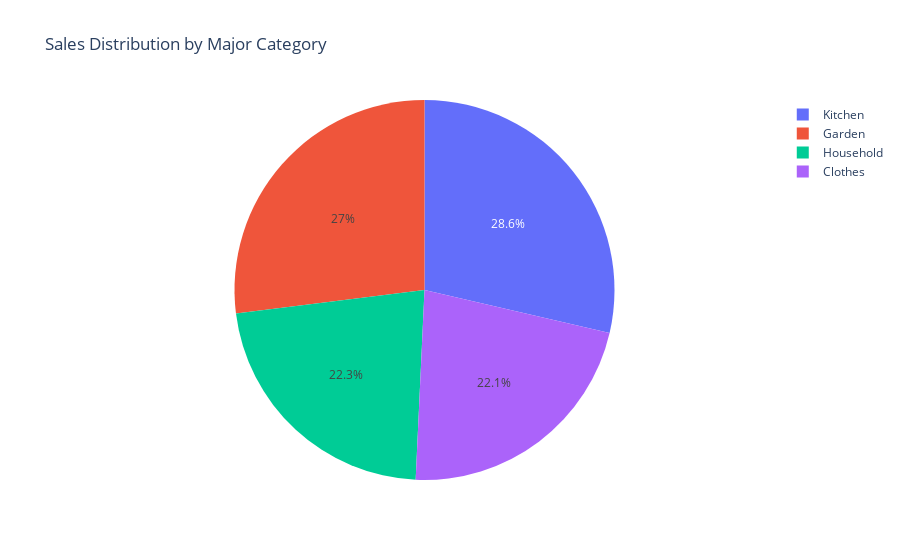

The notebook cell saved with this chart:
### Code cell
fig=px.pie(df, names='Major_Category',values='OrderValue', title='Sales Distribution by Major Category')
fig.show()

### Figure 1 — Plotly figure (JSON) as saved in the notebook; plotly's stock layout.template omitted (floating-point values rounded to 4 significant figures; data arrays with more than 128 entries replaced by an {"elided": "..."} marker saying what was removed)
{"data": [{"domain": {"x": [0, 1], "y": [0, 1]}, "hovertemplate": "Major_Category=%{label}<br>OrderValue=%{value}<extra></extra>", "labels": {"elided": "700 str values"}, "legendgroup": "", "name": "", "showlegend": true, "type": "pie", "values": {"elided": "700 float values"}}], "layout": {"legend": {"tracegroupgap": 0}, "title": {"text": "Sales Distribution by Major Category"}}}
